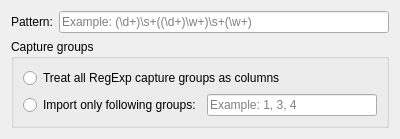
<?xml version="1.0" encoding="UTF-8"?>
<ui version="4.0">
 <class>RegExpImportConfig</class>
 <widget class="QWidget" name="RegExpImportConfig">
  <property name="geometry">
   <rect>
    <x>0</x>
    <y>0</y>
    <width>400</width>
    <height>133</height>
   </rect>
  </property>
  <property name="windowTitle">
   <string>Form</string>
  </property>
  <layout class="QGridLayout" name="gridLayout">
   <item row="1" column="0" colspan="2">
    <widget class="QGroupBox" name="groupBox">
     <property name="title">
      <string>Capture groups</string>
     </property>
     <layout class="QGridLayout" name="gridLayout_2">
      <item row="0" column="0" colspan="2">
       <widget class="ConfigRadioButton" name="allGroupsRadio">
        <property name="text">
         <string>Treat all RegExp capture groups as columns</string>
        </property>
        <property name="assignedValue" stdset="0">
         <string>all</string>
        </property>
        <property name="cfg" stdset="0">
         <string>RegExpImport.GroupsMode</string>
        </property>
       </widget>
      </item>
      <item row="1" column="0">
       <widget class="ConfigRadioButton" name="customGroupsRadio">
        <property name="text">
         <string>Import only following groups:</string>
        </property>
        <property name="assignedValue" stdset="0">
         <string>custom</string>
        </property>
        <property name="cfg" stdset="0">
         <string>RegExpImport.GroupsMode</string>
        </property>
       </widget>
      </item>
      <item row="1" column="1">
       <widget class="QLineEdit" name="groupsEdit">
        <property name="toolTip">
         <string>&lt;p&gt;Enter comma separated list of capture group indexes. The 0 index refers to the entire matched string.&lt;/p&gt;
&lt;p&gt;If you used named groups in the pattern, you can use names instead of indexes. You can mix indexes and names in this list.&lt;/p&gt;</string>
        </property>
        <property name="placeholderText">
         <string>Example: 1, 3, 4</string>
        </property>
        <property name="cfg" stdset="0">
         <string>RegExpImport.CustomGroupList</string>
        </property>
       </widget>
      </item>
     </layout>
    </widget>
   </item>
   <item row="0" column="0">
    <widget class="QLabel" name="label">
     <property name="text">
      <string>Pattern:</string>
     </property>
    </widget>
   </item>
   <item row="0" column="1">
    <widget class="QLineEdit" name="lineEdit">
     <property name="toolTip">
      <string>&lt;p&gt;Use Regular Expression groups to enclose parts of the expression that you want to import. If you want to use a group, that you don't want to import, then use &quot;import only following groups&quot; option below.

You can use named groups and refer to them in group list below. To name a group use: &lt;pre&gt;(?&amp;lt;myGroupName&amp;gt;\s+\d+\s+)&lt;/pre&gt;&lt;/p&gt;</string>
     </property>
     <property name="placeholderText">
      <string>Example: (\d+)\s+((\d+)\w+)\s+(\w+)</string>
     </property>
     <property name="cfg" stdset="0">
      <string>RegExpImport.Pattern</string>
     </property>
    </widget>
   </item>
  </layout>
 </widget>
 <customwidgets>
  <customwidget>
   <class>ConfigRadioButton</class>
   <extends>QRadioButton</extends>
   <header>common/configradiobutton.h</header>
  </customwidget>
 </customwidgets>
 <resources/>
 <connections/>
</ui>
